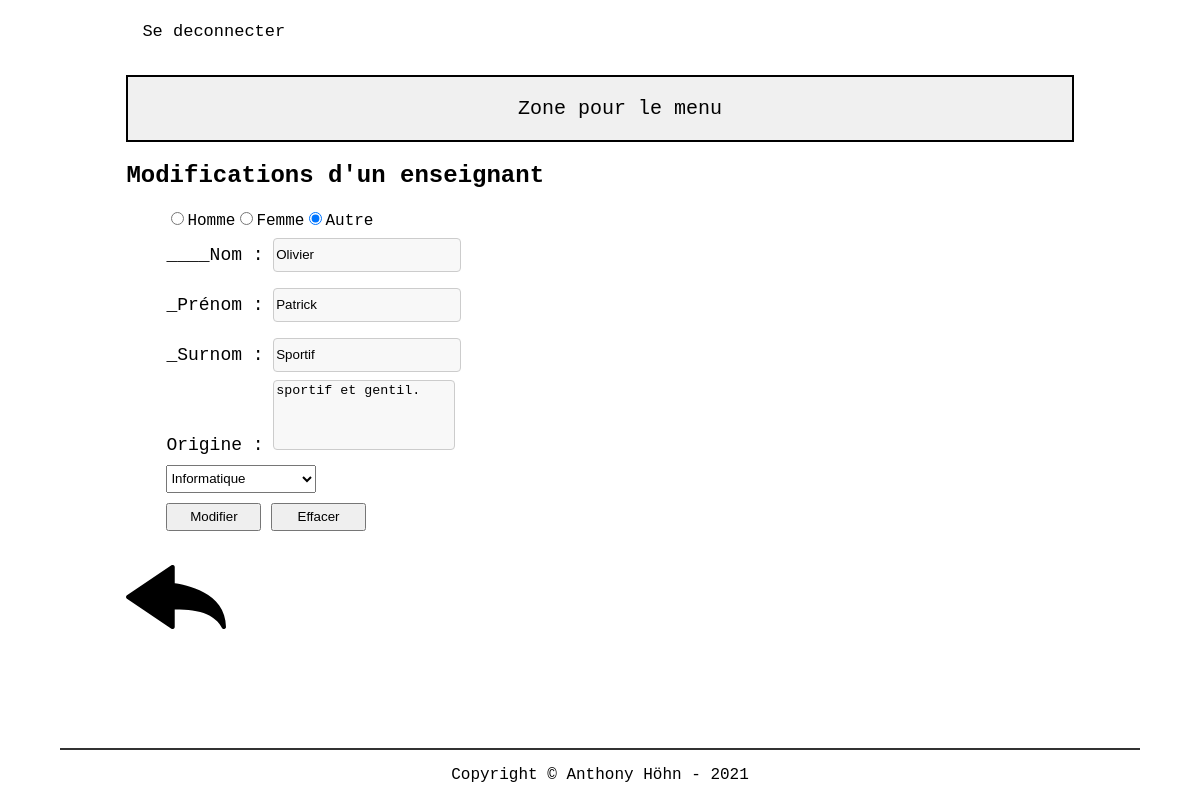
Page /src/php/editTeacher.php?idTeacher=4 (signed in) on the committed database.
### tables this page shows
CREATE TABLE t_teacher(
	idTeacher int AUTO_INCREMENT PRIMARY KEY,
	teaFirstname varchar(50) NOT NULL,
	teaName varchar(50) NOT NULL,
	teaGender char(1) NOT NULL,
	teaNickname varchar(100) NOT NULL,
	teaOrigin varchar(255) NOT NULL);

### src/php/util.php (called while the page is built)
<?php
function isLogged() {
    if(isset($_SESSION['username'])) {
        return true;
    }
    return false;
}
function isAdmin() {
    if(isLogged()) {
        if(isset($_SESSION['username']) && $_SESSION['isAdmin'] == 1) {
            return true;
        }
    }
    return false;
}
?>

### src/php/lib/database.php (called while the page is built, shortened)
<?php
 class Database {
    private $connector;
    public function __construct(){
    try{
        $this->connector = new PDO("mysql:host=localhost;dbname=db_nickname_anthohn;charset=utf8", "dbNicknameUser", "grp2B_21");
        }
        catch(PDOException $e)
        {
            die("<h1>Impossible de se connecter à la base de données</h1> erreur :". $e->getMessage());
        }
    }
    private function querySimpleExecute($query){
        $req = $this->connector->query($query);
        return $req;
    }
    private function queryPrepareExecute($query, $binds){
        $req = $this->connector->prepare($query);
        foreach($binds as $bind){
            $req->bindValue($bind['field'], $bind['value'], $bind['type']);
        }
        $req->execute();
        return $req;
    }
    private function formatData($req){
        $results = $req->fetchALL(PDO::FETCH_ASSOC);
        return $results;
    }
    public function getAllSections(){
        $query = "SELECT * FROM t_section";
        $reqExecuted = $this->querySimpleExecute($query);
        $results = $this->formatData($reqExecuted);
        return $results;
    }
    public function getOneTeacher($id){
        $query = "SELECT * FROM t_teacher WHERE idTeacher = :id";
        $binds = array(
            0 => array(
                'field' => ':id',
                'value' => $id,
                'type' => PDO::PARAM_INT
            )
        );
        $reqExecuted = $this->queryPrepareExecute($query, $binds);
        $results = $this->formatData($reqExecuted);
        return $results;
    }
}
?>

### src/php/editTeacher.php (the view, shortened to what this page needs)
<?php
require "header.php";
$id = $_GET["idTeacher"];
$teachers = $db->getOneTeacher($id);
$sections = $db->getAllSections();
?>
<?php if(isLogged() && (isAdmin())): ?>
<?php foreach($teachers as $teacher): ?>
<form method="POST" action="editTeacher.php?idTeacher=<?= $teacher["idTeacher"]; ?>">
    <h2>Modifications d'un enseignant</h2>
    <ul>
        <li>
        <?php
            if ($teacher["teaGender"] == "M")
            {
                echo '<input type="radio" name="gender" id="man" value="M" checked>Homme';
                echo '<input type="radio" name="gender" id="woman" value="W">Femme';
                echo  '<input type="radio" name="gender" id="other" value="O">Autre';
            }
            else if ($teacher["teaGender"] == "W")
            {
                echo '<input type="radio" name="gender" id="man" value="M">Homme';
                echo '<input type="radio" name="gender" id="woman" value="W"checked>Femme';
                echo  '<input type="radio" name="gender" id="other" value="O">Autre';
            }
            else if ($teacher["teaGender"] == "O")
            {
                echo '<input type="radio" name="gender" id="man" value="M">Homme';
                echo '<input type="radio" name="gender" id="woman" value="W">Femme';
                echo  '<input type="radio" name="gender" id="other" value="O" checked>Autre';
            }?>
        </li>
        <div class="aeratext">
            <li>
                <label for="name">____Nom :</label>
                <input type="text" name="name" id="name" value="<?= $teacher["teaName"] ?>">
            </li>
            <li>
                <label for="surname">_Prénom :</label>
                <input type="text" name="surname" id="surname" value="<?= $teacher["teaFirstname"] ?>">
            </li>
            <li>
                <label for="nickname">_Surnom :</label>
                <input type="text" name="nickname" id="nickname" value="<?= $teacher["teaNickname"] ?>">
            </li>
        </div>
        <li>
        <label for="origin">Origine :</label>
        <textarea id="origin" name="origin"><?= $teacher["teaOrigin"] ?></textarea>
        </li>
        <li>
        <select name="section" id="section">
            <?php foreach($sections as $section) : ?>
                <option name="section" value="<?= $section["idSection"]; ?>"><?= $section["secName"]; ?></option>
            <?php endforeach; ?>
    </select>
        </li>
        <li>
           <div class="btnAdding">
                <input type="submit" id="btnSubmit" name="btnSubmit" value="Modifier" />
                <button type="reset" id="btnDelete" name="btnDelete">Effacer</button>
            </div>
        </li>
    </ul>
</form>
<?php endforeach; ?>
<div class="test">
    <a href="index.php"><img width="100px" src="../../userContent/backArrow.svg"></img></a>
</div>
            <?php endif; ?>
<?php require "footer.php";?>

### resources/css/style.css (style rules this page uses)
html { font-family: 'Courier New', Courier, monospace; }
li { list-style-type: none; }
select { width: 150px; height: 28px; margin: 10px 0 10px; }
.aeratext input { width: 20%; height: 30px; margin: 8px 0; display: inline-block; border: 1px solid #ccc; border-radius: 4px; background-color: #f8f8f8; }
label { font-size: 18px; }
textarea { width: 20%; height: 70px; box-sizing: border-box; border: 1px solid #ccc; border-radius: 4px; background-color: #f8f8f8; resize: none; }
#btnSubmit, #btnDelete { width: 95px; height: 28px; }

### rows in the picture
t_teacher: name "Olivier", surname "Patrick", nickname "Sportif", origin "sportif et gentil."

### other values in the picture
form field section "Informatique"
